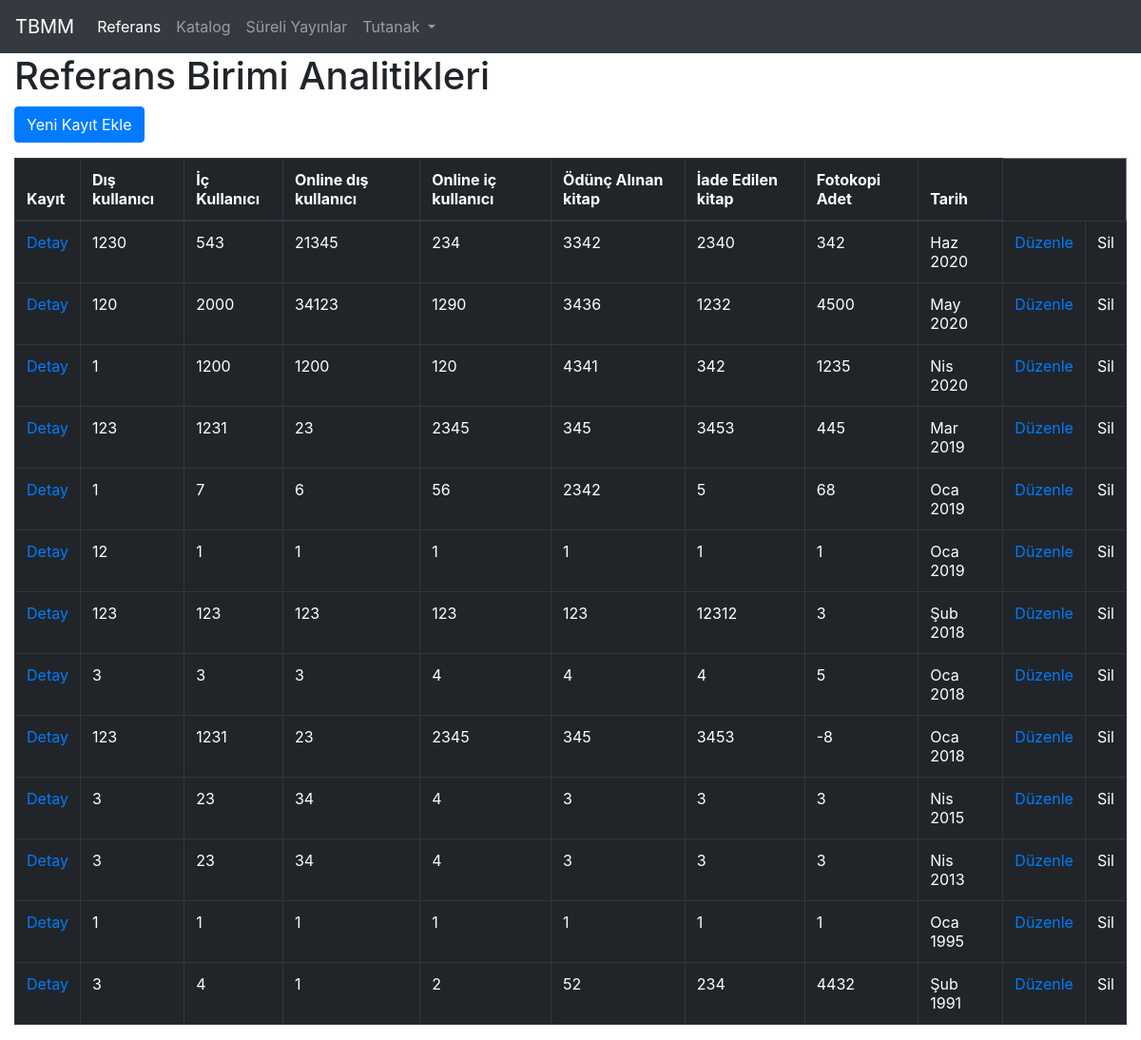
The app's page /referans/ with its own data.
### cockpit/models.py (models this page shows, shortened)
class ReferenceServiceAnalytic(models.Model):
    user_from_out = models.IntegerField(default=0, verbose_name="Dışarıdan gelen kullanıcı sayısı")
    user_from_inside = models.IntegerField(default=0)
    online_user_outside = models.IntegerField(default=0)
    online_user_inside = models.IntegerField(default=0)
    borrowed_books = models.IntegerField(default=0)
    retired_books = models.IntegerField(default=0)
    photocopy = models.IntegerField(default=0)
    record_date = models.DateTimeField()

### cockpit/views.py (the view)
# urls.py: path('referans/', views.index, name='referance'),
def index(request):
    latest_data_list = ReferenceServiceAnalytic.objects.order_by('-record_date')
    context = {'latest_data_list': latest_data_list}
    return render(request, 'cockpit/index.html', context)

### cockpit/templates/cockpit/index.html
{% include 'cockpit/header.html' %}
<h1>Referans Birimi Analitikleri</h1>
{% load static %}
<div>
    <a class="btn btn-primary" href="{% url 'new_record_ref' %}">Yeni Kayıt Ekle</a>
</div>
{% if latest_data_list %}
<table class="table table-dark" border="1">
  <thead class="">
      <th scope="col">Kayıt</th>
    <th scope="col">Dış kullanıcı</th>
    <th scope="col">İç Kullanıcı</th>
    <th>Online dış kullanıcı</th>
    <th>Online iç kullanıcı</th>
    <th>Ödünç Alınan kitap</th>
    <th>İade Edilen kitap</th>
    <th>Fotokopi Adet</th>
    <th>Tarih</th>
  </thead>
  <tbody>
  <ul>
    {% for data in latest_data_list %}
    <tr>
        <td><a href="/referans/{{ data.id }}">Detay</a></td>
        <td>{{data.user_from_out}}</td>
        <td>{{data.user_from_inside}}</td>
        <td>{{data.online_user_outside}}</td>
        <td>{{data.online_user_inside}}</td>
        <td>{{data.borrowed_books}}</td>
        <td>{{data.retired_books}}</td>
        <td>{{data.photocopy}}</td>
        <td>{{data.record_date|date:"M Y"}}</td>
        <td><a href="{% url 'edit-reference' data.pk %}">Düzenle</a></td>
        <td>Sil</td>
    </tr>
    {% endfor %}
  </ul>
</tbody>
</table>
{% else %}
<p>No data is available.</p>
{% endif %}
{% include 'cockpit/footer.html' %}

### records on screen
ReferenceServiceAnalytic: user_from_out "1230", user_from_inside "543", online_user_outside "21345", online_user_inside "234", borrowed_books "3342", retired_books "2340", photocopy "342", record_date "Haz 2020"
ReferenceServiceAnalytic: user_from_out "120", user_from_inside "2000", online_user_outside "34123", online_user_inside "1290", borrowed_books "3436", retired_books "1232", photocopy "4500", record_date "May 2020"
ReferenceServiceAnalytic: user_from_out "1", user_from_inside "1200", online_user_outside "1200", online_user_inside "120", borrowed_books "4341", retired_books "342", photocopy "1235", record_date "Nis 2020"
ReferenceServiceAnalytic: user_from_out "123", user_from_inside "1231", online_user_outside "23", online_user_inside "2345", borrowed_books "345", retired_books "3453", photocopy "445", record_date "Mar 2019"
ReferenceServiceAnalytic: user_from_out "1", user_from_inside "7", online_user_outside "6", online_user_inside "56", borrowed_books "2342", retired_books "5", photocopy "68", record_date "Oca 2019"
ReferenceServiceAnalytic: user_from_out "12", user_from_inside "1", online_user_outside "1", online_user_inside "1", borrowed_books "1", retired_books "1", photocopy "1", record_date "Oca 2019"
ReferenceServiceAnalytic: user_from_out "123", user_from_inside "123", online_user_outside "123", online_user_inside "123", borrowed_books "123", retired_books "12312", photocopy "3", record_date "Şub 2018"
ReferenceServiceAnalytic: user_from_out "3", user_from_inside "3", online_user_outside "3", online_user_inside "4", borrowed_books "4", retired_books "4", photocopy "5", record_date "Oca 2018"
ReferenceServiceAnalytic: user_from_out "123", user_from_inside "1231", online_user_outside "23", online_user_inside "2345", borrowed_books "345", retired_books "3453", photocopy "-8", record_date "Oca 2018"
ReferenceServiceAnalytic: user_from_out "3", user_from_inside "23", online_user_outside "34", online_user_inside "4", borrowed_books "3", retired_books "3", photocopy "3", record_date "Nis 2015"
ReferenceServiceAnalytic: user_from_out "3", user_from_inside "23", online_user_outside "34", online_user_inside "4", borrowed_books "3", retired_books "3", photocopy "3", record_date "Nis 2013"
ReferenceServiceAnalytic: user_from_out "1", user_from_inside "1", online_user_outside "1", online_user_inside "1", borrowed_books "1", retired_books "1", photocopy "1", record_date "Oca 1995"
ReferenceServiceAnalytic: user_from_out "3", user_from_inside "4", online_user_outside "1", online_user_inside "2", borrowed_books "52", retired_books "234", photocopy "4432", record_date "Şub 1991"
